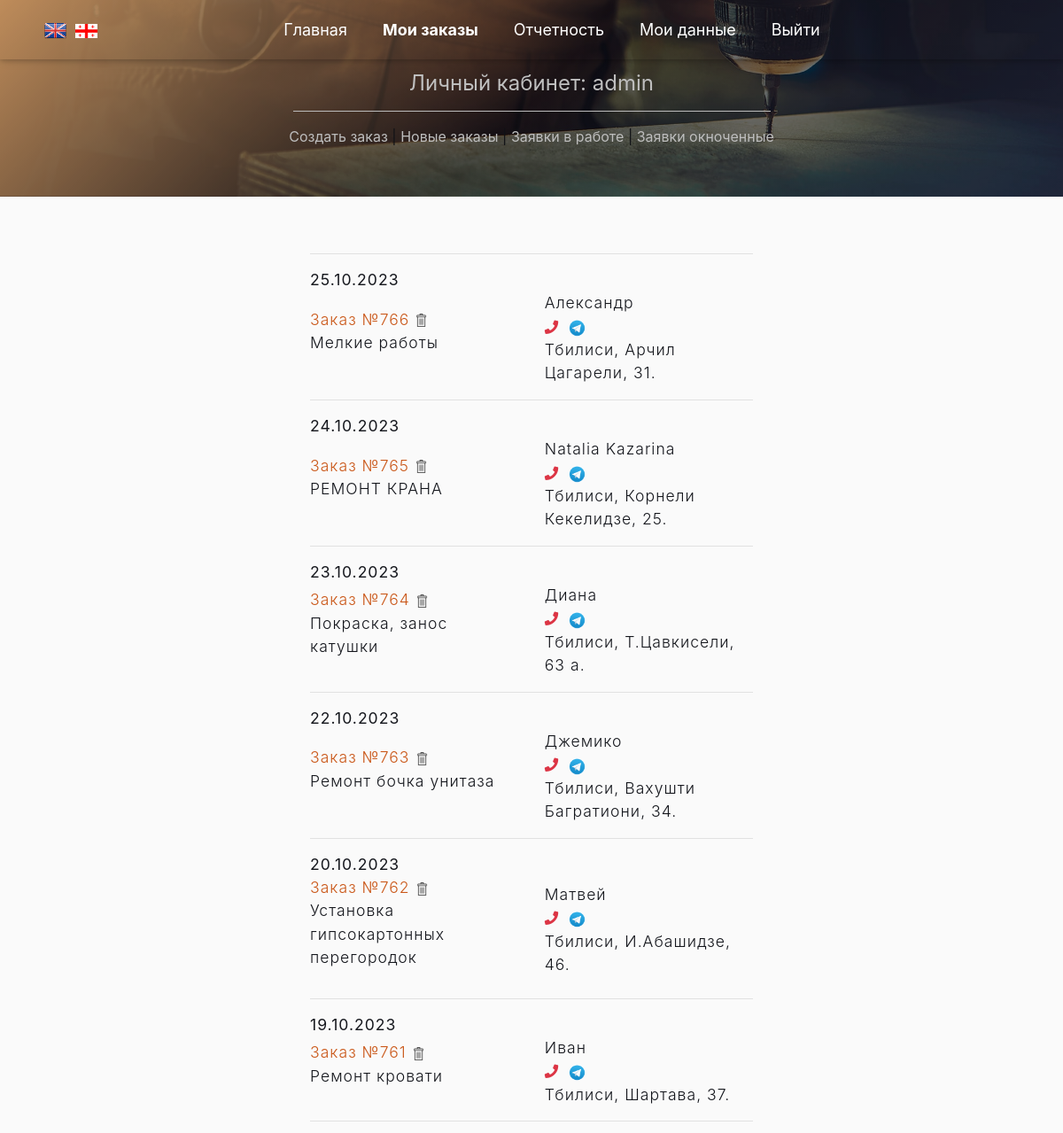
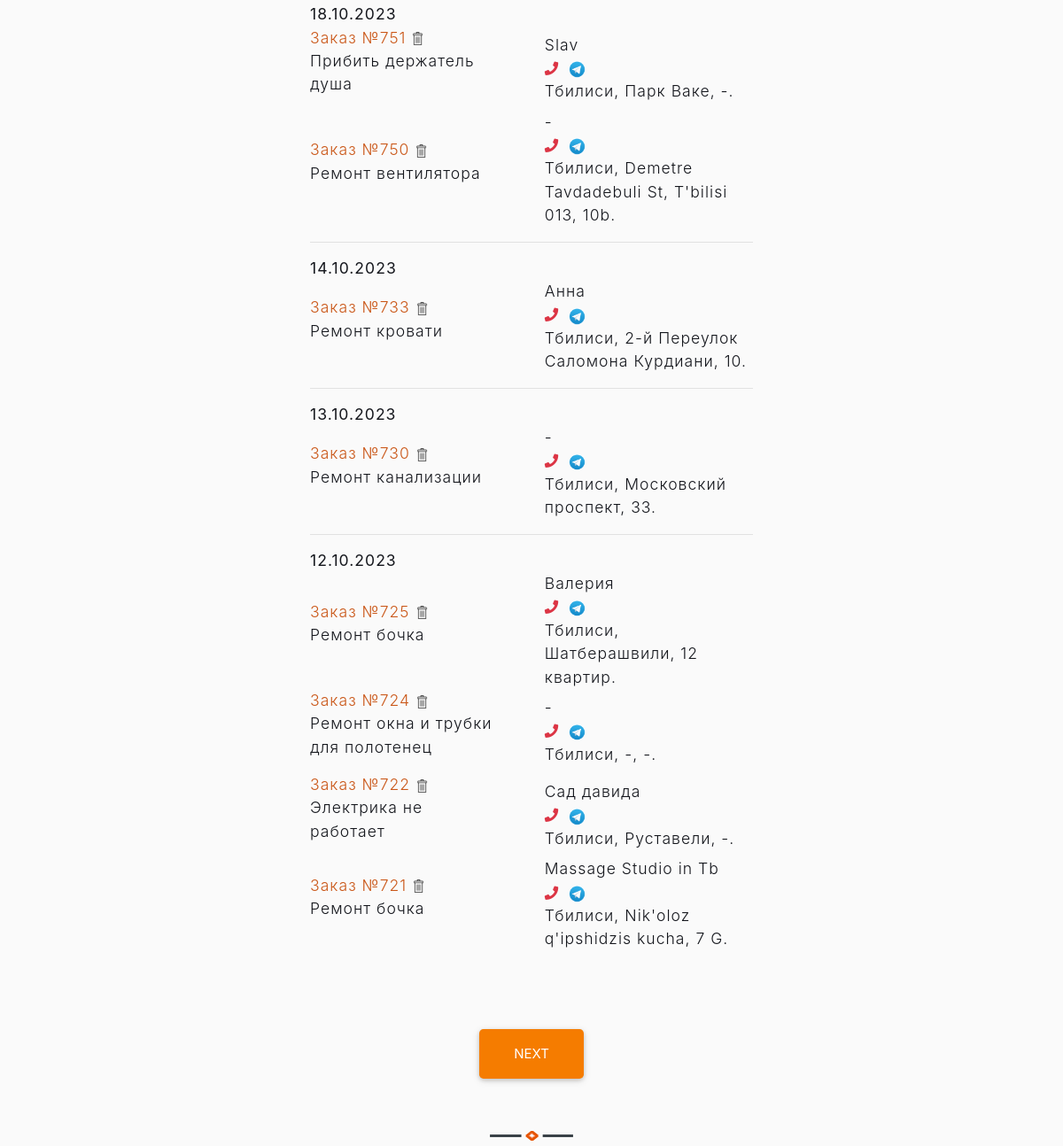
Screenshot of /list_order (signed in) with the database file from the repository (2 pictures, top to bottom).
### app_site/models.py (models this page shows)
class OrderList(models.Model):
    time_in = models.DateTimeField(auto_now_add=True, verbose_name='Дата заказа')
    time_out = models.DateTimeField(null=True, blank=True, verbose_name='Дата выполнения')
    repairer_id = models.ForeignKey(User, on_delete=models.SET_NULL, null=True, blank=True,
                                    verbose_name='Мастер', default='', )
    price = models.DecimalField(decimal_places=2, max_digits=7, null=True, blank=True, verbose_name='Стоимость работ')
    text_order = models.CharField(max_length=1500, verbose_name='Описание проблемы', blank=True, null=True)
    customer_name = models.CharField(max_length=50, verbose_name='Ваше имя')
    customer_phone = models.CharField(max_length=16, verbose_name='Номер телефона')
    customer_telegram = models.CharField(max_length=26, verbose_name='Телеграм', blank=True, null=True)
    customer_code = models.CharField(max_length=16, verbose_name='Код организации', blank=True, null=True)
    address_city = models.CharField(max_length=2, choices=CITY_CHOICES, default='TB', null=True, blank=True,
                                    verbose_name='Город')
    order_status = models.CharField(max_length=3, choices=ORDER_STATUS, default='BEG', null=True, blank=True,
                                    verbose_name='Статус заказа')
    address_street_app = models.CharField(max_length=150, verbose_name='Улица', null=True, blank=True)
    address_num = models.CharField(max_length=10, verbose_name='Номер дома', null=True, blank=True)
    services = models.ManyToManyField('Service', through='Invoice')
    class Meta:
        verbose_name = 'Список заказов'
        verbose_name_plural = 'Список заказов'

### app_site/views.py (the view)
# urls.py: path('list_order', OrderManagementSystem.as_view(), name='list_order'),
class OrderManagementSystem(LoginRequiredMixin, ListView):
    model = OrderList
    context_object_name = 'order'
    template_name = 'order_list.html'
    def get_queryset(self):
        if not self.request.GET.get('work_status'):
            self.queryset = OrderList.objects\
                .filter(repairer_id=self.request.user)\
                .order_by("-pk")
        else:
            self.queryset = OrderList.objects \
                .filter(repairer_id=self.request.user, order_status=self.request.GET.get('work_status')) \
                .order_by("-pk")
        return self.queryset[0:14]
    def get_context_data(self, **kwargs):
        context = super().get_context_data(**kwargs)
        context['form'] = OrderForm
        return context

### app_site/templatetags/custom_filters.py (called while the page is built)
@register.filter()
def choice_tag(value, A):
    try:
        if A == 'city':
            a = dict(CITY_CHOICES)
        elif A == 'status_order':
            a = dict(ORDER_STATUS)
        elif A == 'month':
            a = dict(MONTH)
        elif A == 'work_type':
            a = dict(WORK_CHOICES)
        return f'{a[value]}'
    except KeyError:
        return f''

### templates/order_list.html (shortened to what this page needs)
{% extends 'flatpages/default_user.html' %}
{% load custom_filters %}
{% load custom_tags %}
{% block body %}
<table id="head" width="500">
    {% regroup order by time_in|date:"d.m.Y" as day %}
        {% for y in day %}
        <tr><td  colspan="6"><hr></td></tr>
        <tr>
            <td  colspan="6">
                <b>{{ y.grouper }}</b>
            </td>
        <tr>
            {% for i in y.list %}
            <tr>
                <td>
                    <a href="{% url 'invoice' i.pk %}" id="order_{{ i.pk }}" class="mycolor">Заказ №{{ i.pk}}</a>
                    <a href="{% url 'delete-order' i.pk %}" id="delete_{{ i.pk }}" class="mycolor"><img src="media/images/delete.png" width="15" ></a><br>
                    <p id="text_order_{{ i.pk }}" >{{ i.text_order|truncatechars:70|capfirst }}</p>
                </td>
                <td width = 50></td>
                <td><span id="customer_name_{{ i.pk }}" >{{ i.customer_name|capfirst }}</span><br>
                    <a href="tel:{{ i.customer_phone }}" title="Телефон" id="customer_phone_{{ i.pk }}" class="fas fa-phone text-danger fa-sm mr-1">
                        </a>
                    <a href="https://t.me/{{ i.customer_telegram|cut:'@' }}" title="Телеграм" id="customer_telegram_{{ i.pk }}">
                        <img src="/static/images/telegram.gif" width="20"></a>
                    <br>
                    <span id="city_{{ i.pk }}" >{{ i.address_city|choice_tag:'city'}}</span>,
                    <span id="street_app_{{ i.pk }}">{{ i.address_street_app|capfirst }}</span>,
                    <span id="num_{{ i.pk }}">{{ i.address_num }}</span>.
                </td>
                </tr>
            {% endfor %}
        {% endfor %}
    </tr>
</table>
<br>
<h2>
    {% if order.13.pk %}
        <a href="../listorderjson?last_pk={{ order.13.pk }}&work_status=ALL" class="btn btn-lg btn-orange cta-btn btn-form mt-3 mb-5 wow fadeIn waves-effect waves-light animated" id="paginator_next">NEXT</a>
    {% endif %}
</h2>
{% endblock body %}

### templates/flatpages/default_user.html (shortened to what this page needs)
{% load static %}
<!doctype html>
<html lang="en">
  <head>
    <link rel="stylesheet" href="{% static 'css/mdb.min.css' %}">
    <link rel="stylesheet" href="{% static 'css/bootstrap.min.css' %}">
    <link rel="stylesheet" href="{% static 'css/fonts.css' %}">
    <link rel="stylesheet" href="{% static 'css/owl.carousel.min.css' %}">
    <link rel="stylesheet" href="{% static 'css/custom.css' %}">
  </head>
  <body>
{% url 'list_order' as the_url1 %}
{% url 'stat' as the_url2 %}
{% url 'user' request.user.id as the_url3 %}
    <nav id="navigation-menu" class="navbar fixed-top navbar-expand-lg navbar-dark scrolling-navbar">
        <div class="container">
		<a href='index-en.html'><img src="{% static 'images/flag_en.png' %}" class="flag"></a>
            <a href='index-ge.html'><img src="{% static 'images/flag_ge.png' %}" class="flag"></a>
            <div class="collapse navbar-collapse" id="navbarSupportedContent">
                <ul class="navbar-nav m-auto">
                    <li class="nav-item mr-4 active">
                        <a class="nav-link" href="{% url 'home' %}">Главная <span class="sr-only">(current)</span></a>
                    </li>
                    <li class="nav-item mr-4">
                        {% if the_url1 in request.get_full_path  %}
                        <a class="nav-link" href="{{ the_url1 }}"><b>Мои заказы</b></a>
                        {% else %}
                        <a class="nav-link" href="{{ the_url1 }}">Мои заказы</a>
                        {% endif %}
                    </li>
                    <li class="nav-item mr-4" class="nav-item mr-4">
                        {% if the_url2 in request.get_full_path  %}
                        <a class="nav-link"  href="{{ the_url2 }}"><b>Отчетность</b></a>
                        {% else %}
                        <a class="nav-link"  href="{{ the_url2 }}">Отчетность</a>
                        {% endif %}
                    </li>
                    <li class="nav-item mr-4">
                        {% if the_url3 in request.get_full_path  %}
                        <a class="nav-link" href="{{ the_url3 }}"><b>Мои данные</b></a>
                        {% else %}
                        <a class="nav-link" href="{{ the_url3 }}">Мои данные</a>
                        {% endif %}
                    </li>
                        {% if request.user.is_authenticated %}
                            <li class="nav-item mr-4">
                            <a class="nav-link" href="{% url 'logout' %}">Выйти</a>
                            </li>
                         {% endif %}
                </ul>
            </div>
        </div>
    </nav>
        <section id="section-0" class="bg_img sticky">
            <div class="container"><br>
                    <div class="text-center nav-link">
                        <h1 class="lead py-10" >Личный кабинет: {{ user.username }}</h1>
                        <hr class="hr-light-h">
                            <a href="#----"  onclick="show_create_order_form(document.getElementById('form'))"
                                                  id="link_create_order_form">Создать заказ</a> |
                            {% if request.GET.work_status == 'SND' %}
                            <a href="{% url 'list_order' %}?work_status=SND"><b>Новые заказы</b></a> |
                            {% else %}
                            <a href="{% url 'list_order' %}?work_status=SND">Новые заказы</a> |
                            {% endif %}
                            {% if request.GET.work_status == 'RCV' %}
                            <a href="{% url 'list_order'%}?work_status=RCV"><b>Заявки в работе</b></a> |
                            {% else %}
                            <a href="{% url 'list_order'%}?work_status=RCV">Заявки в работе</a> |
                            {% endif %}
                            {% if request.GET.work_status == 'END' %}
                            <a href="{% url 'list_order'%}?work_status=END"><b>Заявки окноченные</b></a>
                            {% else %}
                            <a href="{% url 'list_order'%}?work_status=END">Заявки окноченные</a>
                            {% endif %}
                        </div>
                    </div>
    </section>
    <section id="section-1">
        <div class="container">
            <div align="center">
                        {% block body %}
{% endblock body%}
            </div>
            </div>
    </section>
  </body>
</html>

### static/css/custom.css (style rules this page uses)
* { margin: 0; padding: 0; }
:root { --text-color: #15171d; --span-color: #ca5718; }
body { color: var(--text-color); background-color: #fafafa; line-height: 1.5; font-size: 1rem; height: 100%; }
h1, h2, h3, h4, h5, h6 { font-weight: 500; }
h2, h3 { text-align: center; margin: 3rem 0; position: relative; }
h2:after { content: ""; background: url('../images/underline1.png') no-repeat; width: 94px; height: 11px; position: absolute; bottom: -22px; left: 50%; margin-left: -47px; }
.hr-light-h { width: 50%; border-top: 1px solid #fafafa; margin-left: 25%; }
a { color: fefefe; }
section { padding: 3rem 0px; }
.bg_img { background-image: linear-gradient(135deg, #febb79, rgba(0, 0, 0, 0.5), rgba(52, 72, 106, 0.3)), url('../images/master-na-chas_1.jpg'); background-repeat: no-repeat; background-position: center bottom; background-size: cover; width: 100%; filter: brightness(75%); }
.flag { width: 25px; margin-left: 5px; margin-right: 5px; }
.navbar { font-size: 18px; font-weight: 400; z-index: 1; box-shadow: 0 2px 5px 0 rgba(0, 0, 0, .16), 0 2px 10px 0 rgba(0, 0, 0, .12); z-index: 2; }
.navbar.navbar-dark .navbar-nav .nav-item.active > .nav-link { background-color: rgba(255, 255, 255, 0); }
a { text-decoration: none!important; color: fefefe; }
.mycolor { color: var(--span-color); }
.lead { font-size: 1.50rem; font-weight: 400; color: #fefefe; }
ul, ul.servicesLinks { list-style: none; }
table td { font-size: 1.1rem; font-weight: 300; letter-spacing: 1px; }
@media (min-width: 1025px) and (max-width: 1440px) { .btn-form { display: inline-block; } }

### templates/flatpages/default_user.html (style rules this page uses)
.sticky { position: sticky; top: 0; }

### rows the page displays
OrderList: pk "766", text_order "Мелкие работы", customer_name "Александр", address_city|choice_tag "Тбилиси", address_street_app "Арчил Цагарели", address_num "31"
OrderList: pk "765", text_order "РЕМОНТ КРАНА", customer_name "Natalia Kazarina", address_city|choice_tag "Тбилиси", address_street_app "Корнели Кекелидзе", address_num "25"
OrderList: pk "764", text_order "Покраска, занос катушки", customer_name "Диана", address_city|choice_tag "Тбилиси", address_street_app "Т.Цавкисели", address_num "63 а"
OrderList: pk "763", text_order "Ремонт бочка унитаза", customer_name "Джемико", address_city|choice_tag "Тбилиси", address_street_app "Вахушти Багратиони", address_num "34"
OrderList: pk "762", text_order "Установка гипсокартонных перегородок", customer_name "Матвей", address_city|choice_tag "Тбилиси", address_street_app "И.Абашидзе", address_num "46"
OrderList: pk "761", text_order "Ремонт кровати", customer_name "Иван", address_city|choice_tag "Тбилиси", address_street_app "Шартава", address_num "37"
OrderList: pk "751", text_order "Прибить держатель душа", customer_name "Slav", address_city|choice_tag "Тбилиси", address_street_app "Парк Ваке", address_num "-"
OrderList: pk "750", text_order "Ремонт вентилятора", customer_name "-", address_city|choice_tag "Тбилиси", address_street_app "Demetre Tavdadebuli St, T'bilisi 013", address_num "10b"
OrderList: pk "733", text_order "Ремонт кровати", customer_name "Анна", address_city|choice_tag "Тбилиси", address_street_app "2-й Переулок Саломона Курдиани", address_num "10"
OrderList: pk "730", text_order "Ремонт канализации", customer_name "-", address_city|choice_tag "Тбилиси", address_street_app "Московский проспект", address_num "33"
OrderList: pk "725", text_order "Ремонт бочка", customer_name "Валерия", address_city|choice_tag "Тбилиси", address_street_app "Шатберашвили", address_num "12 квартир"
OrderList: pk "724", text_order "Ремонт окна и трубки для полотенец", customer_name "-", address_city|choice_tag "Тбилиси", address_street_app "-", address_num "-"
OrderList: pk "722", text_order "Электрика не работает", customer_name "Сад давида", address_city|choice_tag "Тбилиси", address_street_app "Руставели", address_num "-"
OrderList: pk "721", text_order "Ремонт бочка", customer_name "Massage Studio in Tb", address_city|choice_tag "Тбилиси", address_street_app "Nik'oloz q'ipshidzis kucha", address_num "7 G"

### other values shown
{{ user.username }} "admin"
{{ y.grouper }} "25.10.2023" "24.10.2023" "23.10.2023" "22.10.2023" "20.10.2023" "19.10.2023" "18.10.2023" "14.10.2023" "13.10.2023" "12.10.2023"
